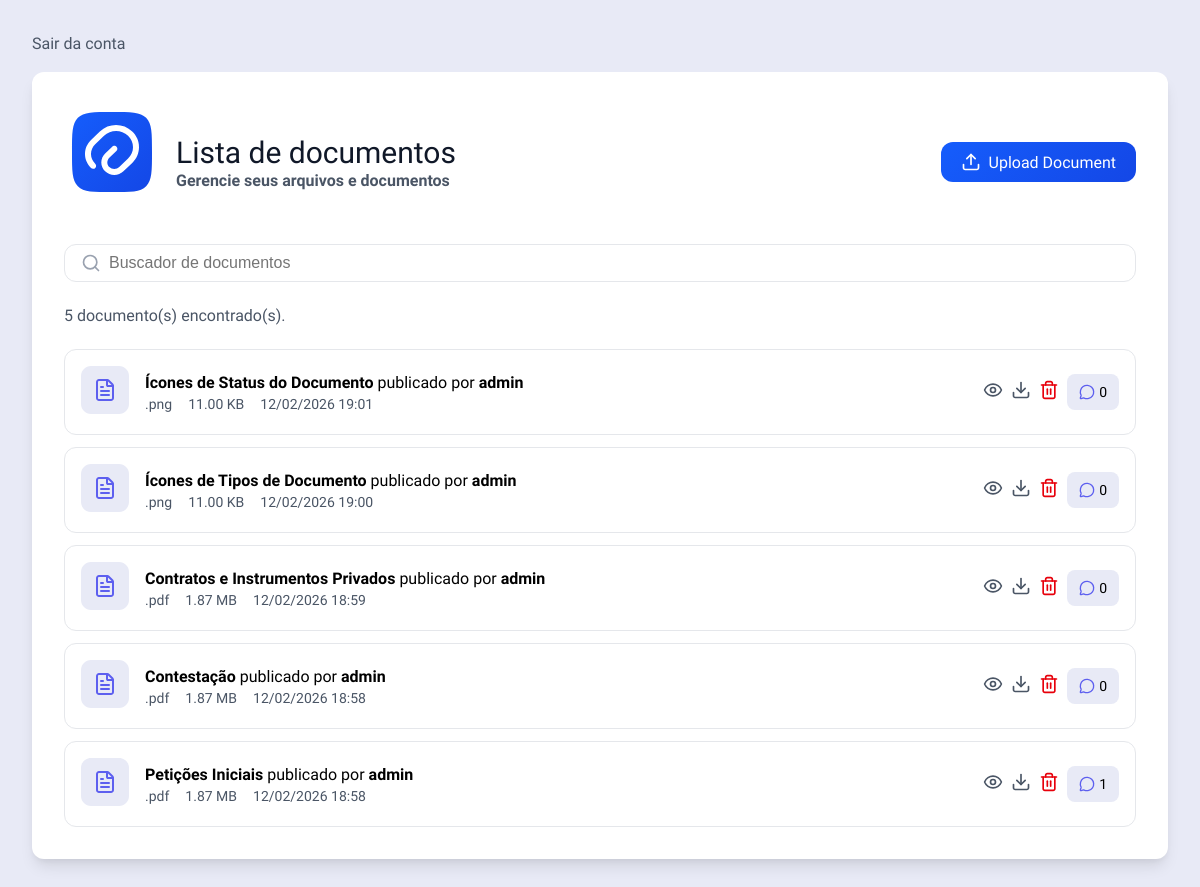
Page /documents/ (signed in) on the committed database.
### apps/documents/models.py (models this page shows, shortened)
class Document(models.Model):
    title = models.CharField(max_length=255)
    description = models.TextField(blank=True)
    author = models.ForeignKey(
        settings.AUTH_USER_MODEL,
        on_delete=models.CASCADE,
        null=True,
        blank=True
    )
    file = models.FileField(
        upload_to='documents/',
        help_text="Arquivo armazenado em pasta local"
    )
    file_name = models.CharField(max_length=255, default='arquivo', help_text="Nome original do arquivo")
    file_size = models.BigIntegerField(default=0, help_text="Tamanho do arquivo em bytes")
    file_type = models.CharField(max_length=100, blank=True, default='', help_text="Tipo MIME do arquivo")
    file_extension = models.CharField(max_length=10, blank=True, default='', help_text="Extensão do arquivo")
    uploaded_at = models.DateTimeField(auto_now_add=True)
    updated_at = models.DateTimeField(auto_now=True)
    class Meta:
        ordering = ['-uploaded_at']
        verbose_name = "Documento"
        verbose_name_plural = "Documentos"
    def get_file_size_display(self):
        size = self.file_size
        for unit in ['B', 'KB', 'MB', 'GB']:
            if size < 1024:
                return f"{size:.2f} {unit}"
            size /= 1024
        return f"{size:.2f} TB"

### apps/documents/views.py (the view)
# urls.py: path('', views.documents_list, name='documents_list'),
@login_required
def documents_list(request):
    documents = Document.objects.all()
    search = request.GET.get('search')
    if search:
        documents = documents.filter(title__icontains=search)
    return render(request, 'documents/documents_list.html', {
        'documents': documents,
        'current_user': request.user
    })

### apps/documents/templates/documents/documents_list.html (shortened to what this page needs)
{% load static %}
<!doctype html>
<html lang="en">
  <head>
    <link rel="stylesheet" href="{% static 'css/global.css' %}" />
  </head>
  <body>
    <div class="page">
      <form class="logout-button" method="post" action="{% url 'logout' %}">
        <button type="submit">Sair da conta</button>
      </form>
      <div class="container">
        <div class="container-title-upload">
          <div>
            <div class="container-logo">
              <img
                src="{% static 'img/logo.svg' %}"
                alt="Logo do Sistema de Documentos"
              />
            </div>
            <div class="container-title">
              <h1>Lista de documentos</h1>
              <h2>Gerencie seus arquivos e documentos</h2>
            </div>
          </div>
          <a href="{% url 'documents_upload' %}">
            <div class="button">
              Upload Document
            </div>
          </a>
        </div>
        <div class="input-group">
          <input
            type="text"
            name="search"
            placeholder="Buscador de documentos"
            id="search"
          />
        </div>
        <p class="documents-count">
          {{ documents.count}} documento(s) encontrado(s).
        </p>
        <div class="container-cards-document">
          {% for document in documents %}
          <div class="card-document">
            <div class="card-info">
                <a href="{% url 'documents_details' document.pk %}">
                    <img src="{% static 'img/icon-document.svg' %}" alt="Thumbnail" />
                </a>
              <div class="card-info-texts">
                <a id="title-document" href="{% url 'documents_details' document.pk %}"><b>{{ document.title }}</b> publicado por <b>{{ document.author }}</b></a>
                <div class="card-info-texts-details">
                  <p>{{document.file_extension}}</p>
                  <p>{{document.get_file_size_display}}</p>
                  <p>{{ document.uploaded_at|date:"d/m/Y H:i" }}</p>
                </div>
              </div>
            </div>
            <div class="card-icons">
              <a href="{% url 'documents_details' document.pk %}">
              </a>
              <a href="{{ document.file.url }}" download>
              </a>
              {% if document.author == current_user or current_user.is_staff or current_user.is_superuser %}
              <form
                method="POST"
                action="{% url 'documents_delete' document.pk %}"
                style="display: inline"
              >
                <button
                  type="submit"
                  style="all: unset; cursor: pointer"
                  onclick="
                    return confirm(
                      'Tem certeza que deseja deletar este documento?',
                    );
                  "
                >
                </button>
              </form>
              {% endif %}
              <div class="icon-comments-counts">
                <p>{{ document.comments.count }}</p>
              </div>
            </div>
          </div>
          {% empty %}
          <p>Sem documentos disponíveis.</p>
          {% endfor %}
        </div>
      </div>
    </div>
  </body>
</html>

### static/css/global.css (style rules this page uses)
:root { --color-bg-page: #E8EAF6; --color-white: #FFFFFF; --color-text-title: #101828; --color-text-subtitle: #4A5565; --color-border: #E5E7EB; --color-primary: linear-gradient(135deg, #155DFC 0%, #1447E6 100%); --color-primary-soft: #E8EAF6; --font-base: "Arimo", sans-serif; --space-xs: 8px; --space-sm: 16px; --space-md: 24px; --space-lg: 32px; --radius-sm: 8px; --radius-md: 12px; --shadow-card: 0 10px 15px -3px rgba(0,0,0,.1), 0 4px 6px -2px rgba(0,0,0,.05); }
*, *::before, *::after { box-sizing: border-box; margin: 0; padding: 0; }
html { font-size: 16px; }
body { min-height: 100vh; font-family: var(--font-base); background: var(--color-bg-page); display: flex; justify-content: center; align-items: center; padding: var(--space-lg); flex-direction: column; }
a { all: unset; cursor: pointer; }
.page { display: flex; flex-direction: column; gap: 16px; width: 100%; max-width: 1200px; margin: 0 auto; }
.container { width: 100%; max-width: 1200px; background: var(--color-white); border-radius: var(--radius-md); padding: var(--space-lg); display: flex; flex-direction: column; gap: var(--space-md); box-shadow: var(--shadow-card); }
h1 { font-size: 1.875rem; font-weight: 400; color: var(--color-text-title); line-height: 1.2; }
h2 { font-size: 1rem; color: var(--color-text-subtitle); }
.input-group { display: flex; align-items: center; gap: var(--space-xs); padding: var(--space-xs) var(--space-sm); border: 1px solid var(--color-border); border-radius: var(--radius-md); width: 100%; }
.input-group input { flex: 1; border: none; font-size: 1rem; background: transparent; width: 100%; }
.container-logo { display: flex; justify-content: center; align-items: center; margin-bottom: 20px; }
.container-logo img { max-width: 100%; height: auto; }
.container-title-upload { display: flex; justify-content: space-between; align-items: center; gap: var(--space-md); flex-wrap: wrap; }
.container-title-upload > div { display: flex; flex-direction: row; gap: 16px; flex-wrap: wrap; }
.container-title { display: flex; flex-direction: column; align-items: flex-start; justify-content: center; flex: 1; min-width: 200px; }
.button { display: flex; align-items: center; justify-content: center; gap: var(--space-xs); padding: 10px 20px; border-radius: var(--radius-md); background: var(--color-primary); color: var(--color-white); font-weight: 500; cursor: pointer; white-space: nowrap; border: none; }
.logout-button { display: inline-flex; align-items: center; justify-content: flex-start; gap: 8px; width: 100%; background-color: transparent; color: #4A5565; border: none; text-decoration: none; font-family: Arimo, sans-serif; font-size: 16px; font-weight: 400; line-height: 24px; cursor: pointer; padding: 0; }
.logout-button button { all: unset; display: inline-flex; align-items: center; width: 100%; cursor: pointer; gap: 8px; }
.documents-count { color: var(--color-text-subtitle); font-size: 1rem; }
.container-cards-document { display: flex; flex-direction: column; gap: 12px; }
.card-document { display: flex; justify-content: space-between; align-items: center; gap: var(--space-md); padding: var(--space-sm); border: 1px solid var(--color-border); border-radius: var(--radius-md); flex-wrap: wrap; background: #fff; }
.card-info { display: flex; align-items: center; gap: var(--space-sm); flex: 1; min-width: 240px; }
.card-info-texts { display: flex; flex-direction: column; gap: 4px; flex: 1; min-width: 0; }
.card-info-texts div { display: flex; flex-direction: row; align-items: center; gap: var(--space-sm); font-size: 0.875rem; color: var(--color-text-subtitle); flex-wrap: wrap; }
.card-icons { display: flex; justify-content: flex-end; align-items: center; gap: var(--space-xs); flex-wrap: wrap; }
.icon-comments-counts { display: flex; align-items: center; gap: 4px; padding: 0 12px; height: 36px; border-radius: var(--radius-sm); background: var(--color-primary-soft); }
.icon-comments-counts p { color: var(--color-primary); font-size: 0.875rem; margin: 0; }

### rows in the picture
Document: title "Ícones de Status do Documento", author "admin", file_extension ".png", file_size "11.00 KB", uploaded_at "12/02/2026 19:01", comments.count "0"
Document: title "Ícones de Tipos de Documento", author "admin", file_extension ".png", file_size "11.00 KB", uploaded_at "12/02/2026 19:00", comments.count "0"
Document: title "Contratos e Instrumentos Privados", author "admin", file_extension ".pdf", file_size "1.87 MB", uploaded_at "12/02/2026 18:59", comments.count "0"
Document: title "Contestação", author "admin", file_extension ".pdf", file_size "1.87 MB", uploaded_at "12/02/2026 18:58", comments.count "0"
Document: title "Petições Iniciais", author "admin", file_extension ".pdf", file_size "1.87 MB", uploaded_at "12/02/2026 18:58", comments.count "1"

### other values in the picture
{{ documents.count }} "5"
